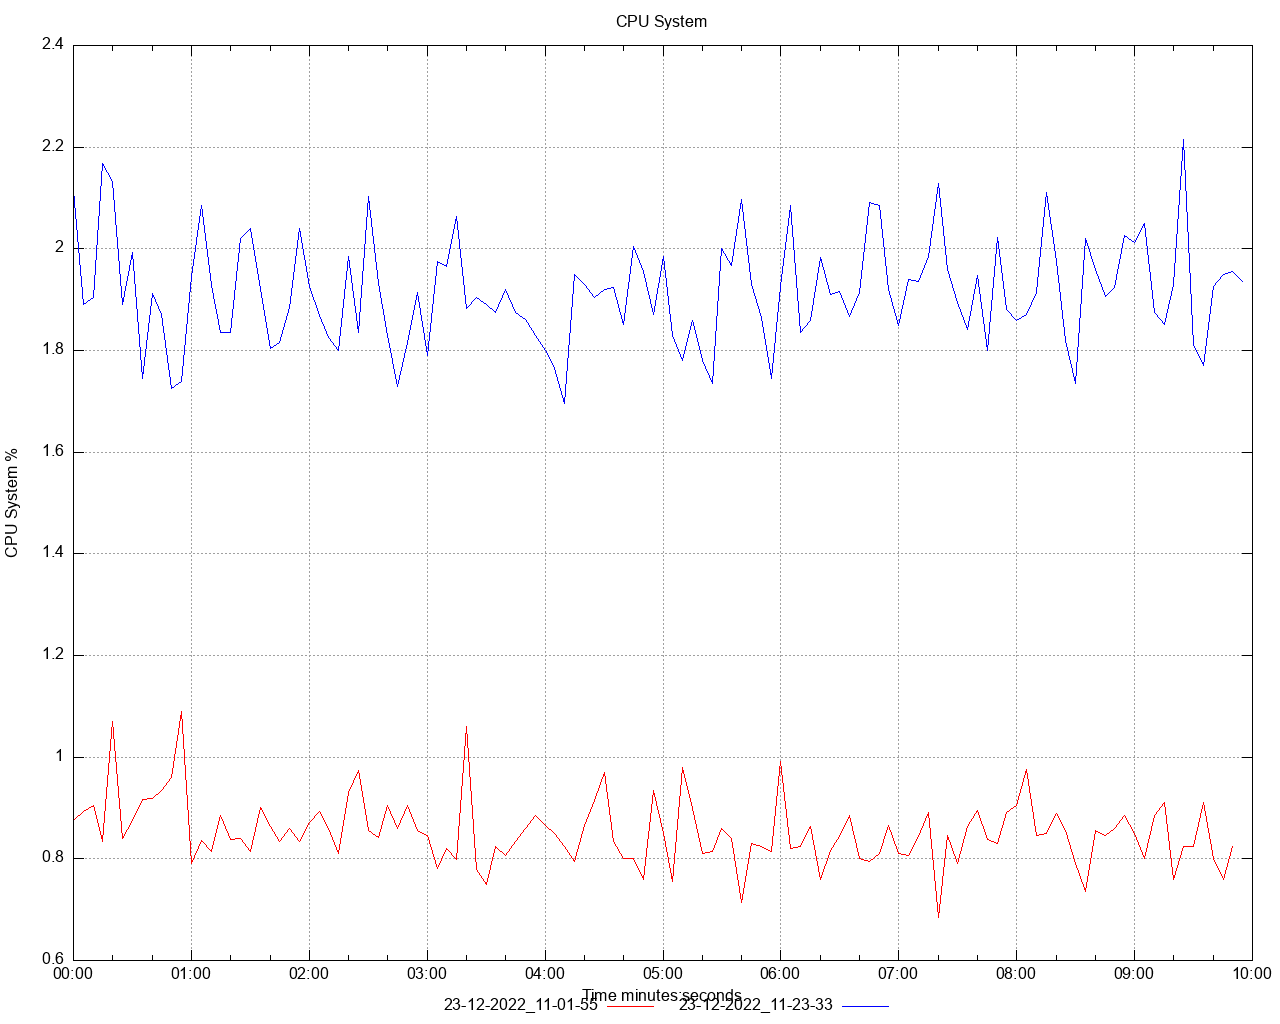

This figure's gnuplot source:
set title 'CPU System' noenhanced
set style data lines
set datafile separator ","
set terminal png size 1280,1024
set grid
set key below
set xdata time
set timefmt "%s"
offset = 0
t0(x)=(offset=($0==0) ? x : offset, x - offset)
set xlabel 'Time minutes:seconds'
set ylabel 'CPU System %'
set output '/Users/ahmet.mircik/Workspace/python/hazelcast-simulator/offload-benchmarks/report/dstat/cpu_system_A1.png'
plot \
   '/Users/ahmet.mircik/Workspace/python/hazelcast-simulator/offload-benchmarks/report/data/cpu_system_A1_1.data' using (t0(timecolumn(1))):2 title "23-12-2022_11-01-55" noenhanced lt rgb "red", \
   '/Users/ahmet.mircik/Workspace/python/hazelcast-simulator/offload-benchmarks/report/data/cpu_system_A1_2.data' using (t0(timecolumn(1))):2 title "23-12-2022_11-23-33" noenhanced lt rgb "blue", \
